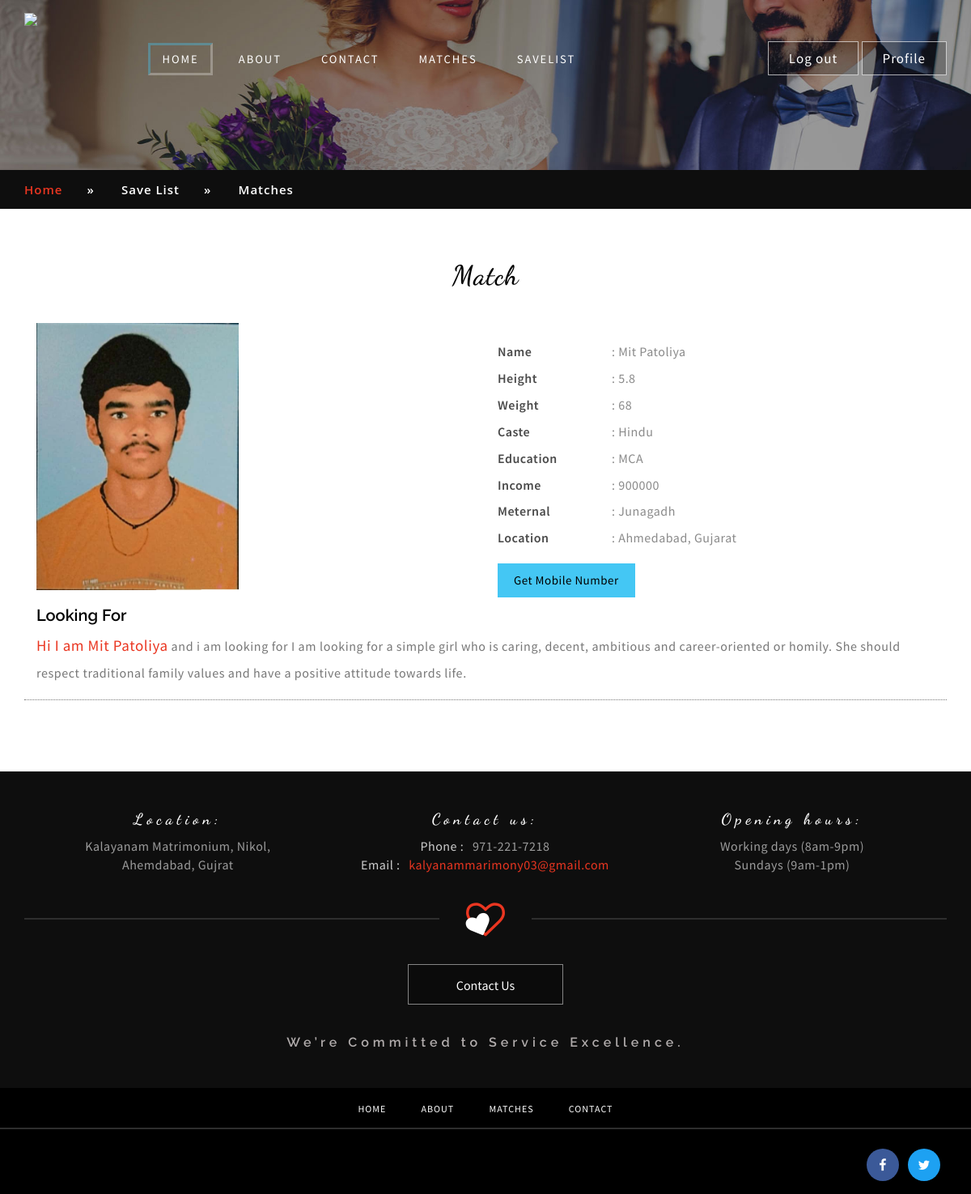
Page /viewperson/11 (signed in) on the committed database.
### kalyanmapp/models.py (models this page shows)
class biodata(models.Model):
    lid = models.ForeignKey(login,on_delete=models.CASCADE)
    pname = models.CharField(max_length=30)
    picture = models.ImageField(upload_to='photos')
    height = models.CharField(max_length=30)
    weight = models.CharField(max_length=30)
    caste = models.CharField(max_length=30)
    income = models.CharField(max_length=30)
    skintone = models.CharField(max_length=30)
    siblings = models.CharField(max_length=30)
    education = models.CharField(max_length=30)
    expectation = models.CharField(max_length=70)
    meternal = models.CharField(max_length=30)
    mobile = models.IntegerField()
    def __str__(self):
        return self.pname

class detail(models.Model):
    lid = models.ForeignKey(login,on_delete=models.CASCADE)
    name = models.CharField(max_length=30)
    dob = models.DateField()
    address = models.CharField(max_length=100)
    gender = models.CharField(choices=TYPE, max_length=10)
    cityid = models.ForeignKey(city,on_delete=models.CASCADE)
    stateid = models.ForeignKey(state,on_delete=models.CASCADE)
    def __str__(self):
        return self.name

class city(models.Model):
    cityname = models.CharField(max_length=30)
    stateid = models.ForeignKey(state,on_delete=models.CASCADE)
    def __str__(self):
        return self.cityname

class state(models.Model):
    statename = models.CharField(max_length=30)
    def __str__(self):
        return self.statename

### kalyanmapp/views.py (the view)
# urls.py: path('viewperson/<int:id>', views.viewperson),
def viewperson(request,id):
    uid = request.session['log_id']
    fetchpdata = savelist.objects.get(id=id)
    bioid = fetchpdata.bioid
    fetchperdata = biodata.objects.get(pname=bioid)
    fetchdata = detail.objects.get(lid=uid)
    print(fetchdata)
    return render(request,'viewperson.html',{'data':fetchperdata,'data2':fetchdata})

### kalyanmapp/templates/viewperson.html (shortened to what this page needs)
<!DOCTYPE html>
<html lang="zxx">
{% load static %}
<head>
<link href=" {% static 'css/bootstrap.css' %} " rel="stylesheet" type="text/css" media="all" />
<link href=" {% static 'css/font-awesome.css' %} " rel="stylesheet">
<link href=" {% static 'css/easy-responsive-tabs.css' %} " rel='stylesheet' type='text/css'/>
<link href=" {% static 'css/style.css' %} " rel="stylesheet" type="text/css" media="all" />
</head>
<body>
<div class="banner-w3ls inner-banner-agileits" id="home">
	<div class="container">
                 <div class="header-inner">
					 <h1><a href=" {% url 'index.html' %} "><img src="{% static 'images/logo.png' %}" style="width:10%;float:left;"></a></h1>
						<nav class="navbar navbar-default">
							<div class="collapse navbar-collapse" id="bs-example-navbar-collapse-1">
								<ul class="nav navbar-nav navbar-right">
									<li><a href=" {% url 'index.html' %} " class="active">Home</a></li>
									<li><a href=" {% url 'about.html' %} ">About</a></li>
									<li><a href=" {% url 'contact.html' %} ">Contact</a></li>
										{% if request.session.log_id %}
									<li><a href=" {% url 'matches.html' %} ">Matches</a></li>
							<li><a href=" {% url 'savelist.html' %} ">Savelist</a></li>
							{% endif %}
								</ul>
							</div>
						</nav>
						<div class="header-right-w3ls">
							{% if request.session.log_id %}
							<a href="/logout">Log out</a>
							{% else %}
							<a href=" {% url 'login.html' %} ">Log In</a>
							{% endif %}
							<a href=" {% url 'profile.html' %} ">Profile</a>
						</div>
						<div class="clearfix"></div>
				</div>
</div>
</div>
<div class="w3l_agileits_breadcrumbs">
   <div class="container">
		<div class="w3l_agileits_breadcrumbs_inner">
			<ul>
				<li><a href=" {% url 'index.html' %} ">Home</a><span>&#187;</span></li>
				<li>Save List<span>&#187;</span></li>
				<li>Matches</li>
				</ul>
		</div>
	</div>
</div>
<div class="matches elite-app">
	<div class="container">
	<div class="tittle-agileinfo">
		<h3>Match</h3>
	</div>
	<div class="matches-main-agileinfo">
		<div class="col-md-6">
			<img src="/media/{{ data.picture}}" height="330px" width="250px">
		</div>
		<div class="col-md-6 person-info-agileits-w3layouts">
			<ul>
				<li><span>Name</span>: {{ data.pname }}</li>
				<li><span>Height</span>: {{ data.height }}</li>
				<li><span>Weight</span>: {{ data.weight }}</li>
				<li><span>Caste</span>: {{ data.caste }}</li>
				<li><span>Education</span>: {{ data.education }}</li>
				<li><span>Income</span>: {{ data.income }}</li>
				<li><span>Meternal</span>: {{ data.meternal }}</li>
				<li><span>Location</span>: {{ data2.cityid }}, {{data2.stateid}}</li>
				<li><a href="../getmail/{{ data.id }}">Get Mobile Number</a></li>
			</ul>
		</div>
		<div class="clearfix"> </div>
		<div class="about-person">
			<h6>Looking For</h6>
			<p class="para-agileits-w3layouts"><span>Hi I am {{ data.pname }}</span>  and i am looking for {{ data.expectation }}</p>
		</div>
	</div>
	</div>
</div>
<div class="w3l_footer">
		<div class="container">
				<div class="w3ls_footer_grid">
					<div class="col-md-4 w3ls_footer_grid_left">
							<h4>Location:</h4>
							<p>Kalayanam Matrimonium, Nikol,<br> Ahemdabad, Gujrat</p>
					</div>
					<div class="col-md-4 w3ls_footer_grid_left">
							<h4>Contact us:</h4>
							<p><span>Phone : </span>971-221-7218</p>
							<p><span>Email : </span><a href="mailto:kalyanammarimony03@gmail.com">kalyanammarimony03@gmail.com</a></p>
					</div>
					<div class="col-md-4 w3ls_footer_grid_left">
							<h4>Opening hours:</h4>
							<p>Working days (8am-9pm)</p>
							<p>Sundays (9am-1pm)</p>
					</div>
					<div class="clearfix"> </div>
				</div>
				<div class="footer-middle-agileinfo">
					<div class="footer-button">
					<div class="button-top-w3layouts">
						<div class="logo-icons-w3ls">
							<i class="fa fa-heart heart1" aria-hidden="true"></i>
							<i class="fa fa-heart-o heart2" aria-hidden="true"></i>
						</div>
					</div>
						<div class="sim-button button12"><a href=" {% url 'contact.html' %} ">Contact Us</a></div>
						<h2>We’re Committed to Service Excellence.</h2>
					</div>
				</div>
		</div>
</div>
<div class="botttom-nav-agileits">
	<ul>
		<li><a href=" {% url 'index.html' %} ">Home</a></li>
		<li><a href=" {% url 'about.html' %} ">About</a></li>
		<li><a href=" {% url 'matches.html' %} ">Matches</a></li>
		<li><a href=" {% url 'contact.html' %} ">Contact</a></li>
	</ul>
</div>
<div class="footer-w3layouts">
				<div class="container">
				<div class="agileits-social">
					<ul>
							<li><a href="#"><i class="fa fa-facebook"></i></a></li>
							<li><a href="#"><i class="fa fa-twitter"></i></a></li>
						</ul>
				</div>
					<div class="clearfix"></div>
				</div>
			</div>
</body>
</html>

### kalyanmapp/static/css/easy-responsive-tabs.css (style rules this page uses)
body { margin: 0px; padding: 0px; background: #f5f5f5; font-weight: 500; }
ul.resp-tabs-list, p { margin: 0px; padding: 0px; }

### rows in the picture
biodata: picture (picture), pname "Mit Patoliya", height "5.8", weight "68", caste "Hindu", education "MCA", income "900000", meternal "Junagadh", expectation "I am looking for a simple girl who is caring, decent, ambitious and career-oriented or homily. She should respect traditional family values and have a positive attitude towards life."
detail: cityid "Ahmedabad", stateid "Gujarat"
